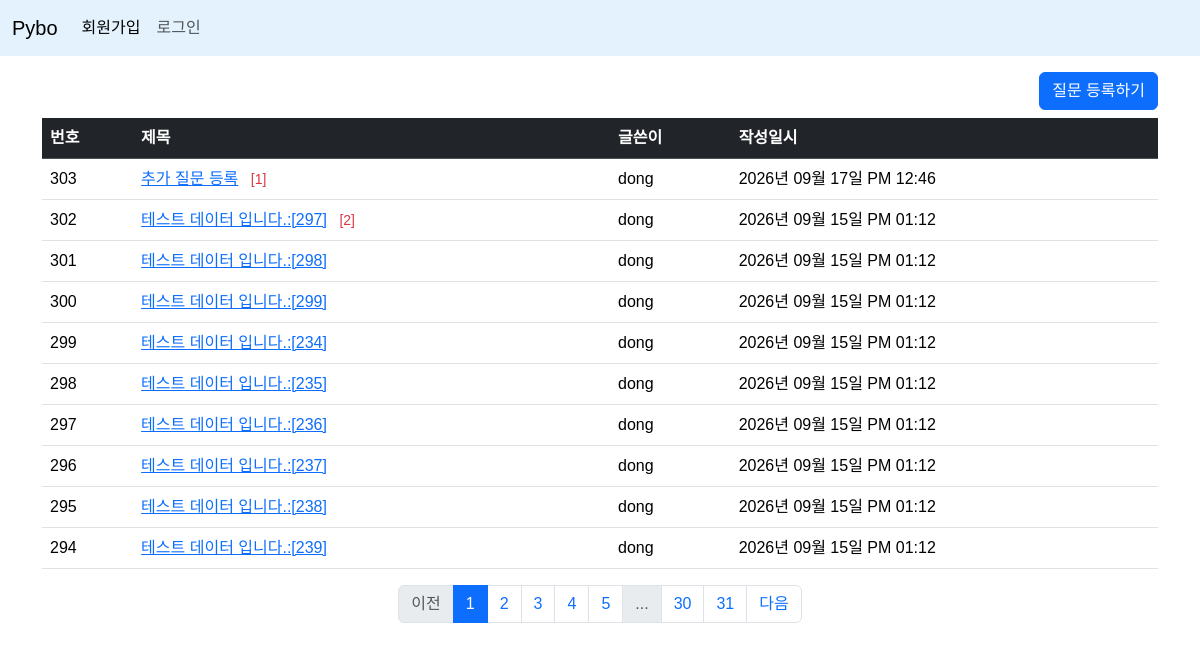
Page /question/list/ on the committed database.
### pybo/models.py (models this page shows)
class Question(db.Model):
    id = db.Column(db.Integer, primary_key=True)
    subject = db.Column(db.String(200), nullable=False)
    content = db.Column(db.Text, nullable=False)
    create_date = db.Column(db.DateTime, nullable=False)
    user_id = db.Column(db.Integer, db.ForeignKey('user.id', ondelete='CASCADE'), nullable=False)
    user = db.relationship('User', backref=db.backref('question_set'))

class User(db.Model):
    id = db.Column(db.Integer, primary_key=True)
    username = db.Column(db.String(150), unique=True, nullable=False)
    password = db.Column(db.String(200), nullable=False)
    email = db.Column(db.String(120), unique=True, nullable=False)

### pybo/views/question_views.py (the view)
@bp.route('/list/')
def _list():
    page = request.args.get('page', type=int, default=1) # url parameter ?page=1
    question_list = Question.query.order_by(Question.create_date.desc())
    question_list = question_list.paginate(page=page, per_page=10)
    return render_template('question/question_list.html', question_list=question_list)

### pybo/filter.py (called while the page is built)
def format_datetime(value, fmt='%Y년 %m월 %d일 %p %I:%M'):
    return value.strftime(fmt)

### pybo/views/auth_views.py (called while the page is built)
@bp.before_app_request
def load_logged_in_user():
    user_id=session.get('user_id')
    if user_id is None:
        g.user = None
    else:
        g.user = User.query.get(user_id)

### pybo/templates/question/question_list.html
{% extends 'base.html'%}
{% block content %}
<div class="container my-3">
    <div class="text-end">
        <a href="{{ url_for('question.create') }}" class="btn btn-primary brn-sm mb-2 ">질문 등록하기</a>
    </div>
    <table class="table table-hover">
      <thead>
        <tr class="table-dark">
              <th>번호</th>
              <th>제목</th>
              <th>글쓴이</th>
              <th>작성일시</th>
        </tr>
      </thead>
      <tbody>
          {%if question_list %}
          {% for question in question_list.items %}
        <tr>
          <td>{{ question_list.total - ((question_list.page - 1) * question_list.per_page) - loop.index0 }}</td>
          <td>
            <a href="{{ url_for('question.detail', question_id=question.id) }}">{{ question.subject }}</a>
            {% if question.answer_set | length > 0 %}
            <span class="text-danger small mx-2">[{{ question.answer_set | length }}]</span>
            {% endif %}
          </td>
          <td>{{ question.user.username }}</td>
          <td>{{ question.create_date | datetime }}</td>
        </tr>
        {% endfor %}
        {% else %}
        <tr>
          <td colspan="3">질문이 없습니다.</td>
        </tr>
        {% endif %}
      </tbody>
    </table>
    <nav aria-label="...">
      <ul class="pagination justify-content-center">
        {% if question_list.has_prev %}
        <li class="page-item">
            <a href="?page={{ question_list.prev_num }}" class="page-link">이전</a>
        </li>
        {% else %}
        <li class="page-item disabled">
            <a href="javascript:void(0)" class="page-link" aria-disabled="true">이전</a>
        </li>
        {% endif %}
        {% for page_num in question_list.iter_pages() %}
        {% if page_num %}
        {% if page_num != question_list.page %}
        <li class="page-item"><a class="page-link" href="?page={{ page_num }}">{{ page_num }}</a></li>
        {% else %}
        <li class="page-item active">
          <a class="page-link" href="javascript:void(0)" aria-current="page">{{ page_num }}</a>
        </li>
        {% endif %}
        {% else %}
        <li class="page-item disabled">
            <a class="page-link" href="javascript:void(0)">...</a>
        </li>
        {% endif %}
        {% endfor %}
        {% if question_list.has_next %}
        <li class="page-item">
            <a class="page-link" href="?page={{ question_list.next_num }}">다음</a>
        </li>
        {% else %}
        <li class="page-item disabled">
            <a class="page-link" href="javascript:void(0)" aria-disabled="true">다음</a>
        </li>
        {% endif %}
      </ul>
    </nav>
</div>
{% endblock %}

### pybo/templates/base.html (shortened to what this page needs)
<!DOCTYPE html>
<html lang="ko">
<head>
    <link rel="stylesheet" href="https://cdn.jsdelivr.net/npm/bootstrap@5.3.8/dist/css/bootstrap.min.css">
    <link rel="stylesheet" href="{{ url_for('static', filename='style.css') }}">
</head>
<body>
    {% include 'navbar.html' %}
    {% block content %}
    {% endblock %}
</body>
</html>

### pybo/templates/navbar.html (shortened to what this page needs)
   <nav class="navbar navbar-expand-sm" style="background-color: #e3f2fd;" data-bs-theme="light">
      <div class="container-fluid">
        <a class="navbar-brand" href="{{ url_for('main.index') }}">Pybo</a>
        <div class="collapse navbar-collapse" id="navbarNav">
          {% if g.user %}
          <ul class="navbar-nav">
            <li class="nav-item">
              <a class="nav-link" href="{{ url_for('auth.logout') }}">{{ g.user.username }}(로그아웃)</a>
            </li>
          </ul>
          {% else %}
          <ul class="navbar-nav">
            <li class="nav-item">
              <a class="nav-link active" aria-current="page" href="{{ url_for('auth.signup') }}">회원가입</a>
            </li>
            <li class="nav-item">
              <a class="nav-link" href="{{ url_for('auth.login') }}">로그인</a>
            </li>
          </ul>
          {% endif %}
        </div>
      </div>
    </nav>

### pybo/static/style.css (style rules this page uses)
body { font-family: "Noto Sans KR", sans-serif; font-weight: 400; }

### rows in the picture
Question: total "303", subject "추가 질문 등록", answer_set|length "1", user.username "dong", create_date "2026년 09월 17일 PM 12:46"
Question: total "302", subject "테스트 데이터 입니다.:[297]", answer_set|length "2", user.username "dong", create_date "2026년 09월 15일 PM 01:12"
Question: total "301", subject "테스트 데이터 입니다.:[298]", user.username "dong", create_date "2026년 09월 15일 PM 01:12"
Question: total "300", subject "테스트 데이터 입니다.:[299]", user.username "dong", create_date "2026년 09월 15일 PM 01:12"
Question: total "299", subject "테스트 데이터 입니다.:[234]", user.username "dong", create_date "2026년 09월 15일 PM 01:12"
Question: total "298", subject "테스트 데이터 입니다.:[235]", user.username "dong", create_date "2026년 09월 15일 PM 01:12"
Question: total "297", subject "테스트 데이터 입니다.:[236]", user.username "dong", create_date "2026년 09월 15일 PM 01:12"
Question: total "296", subject "테스트 데이터 입니다.:[237]", user.username "dong", create_date "2026년 09월 15일 PM 01:12"
Question: total "295", subject "테스트 데이터 입니다.:[238]", user.username "dong", create_date "2026년 09월 15일 PM 01:12"
Question: total "294", subject "테스트 데이터 입니다.:[239]", user.username "dong", create_date "2026년 09월 15일 PM 01:12"

### other values in the picture
{{ page_num }} "1"
{{ page_num }} "2" "3" "4" "5" "30" "31"
